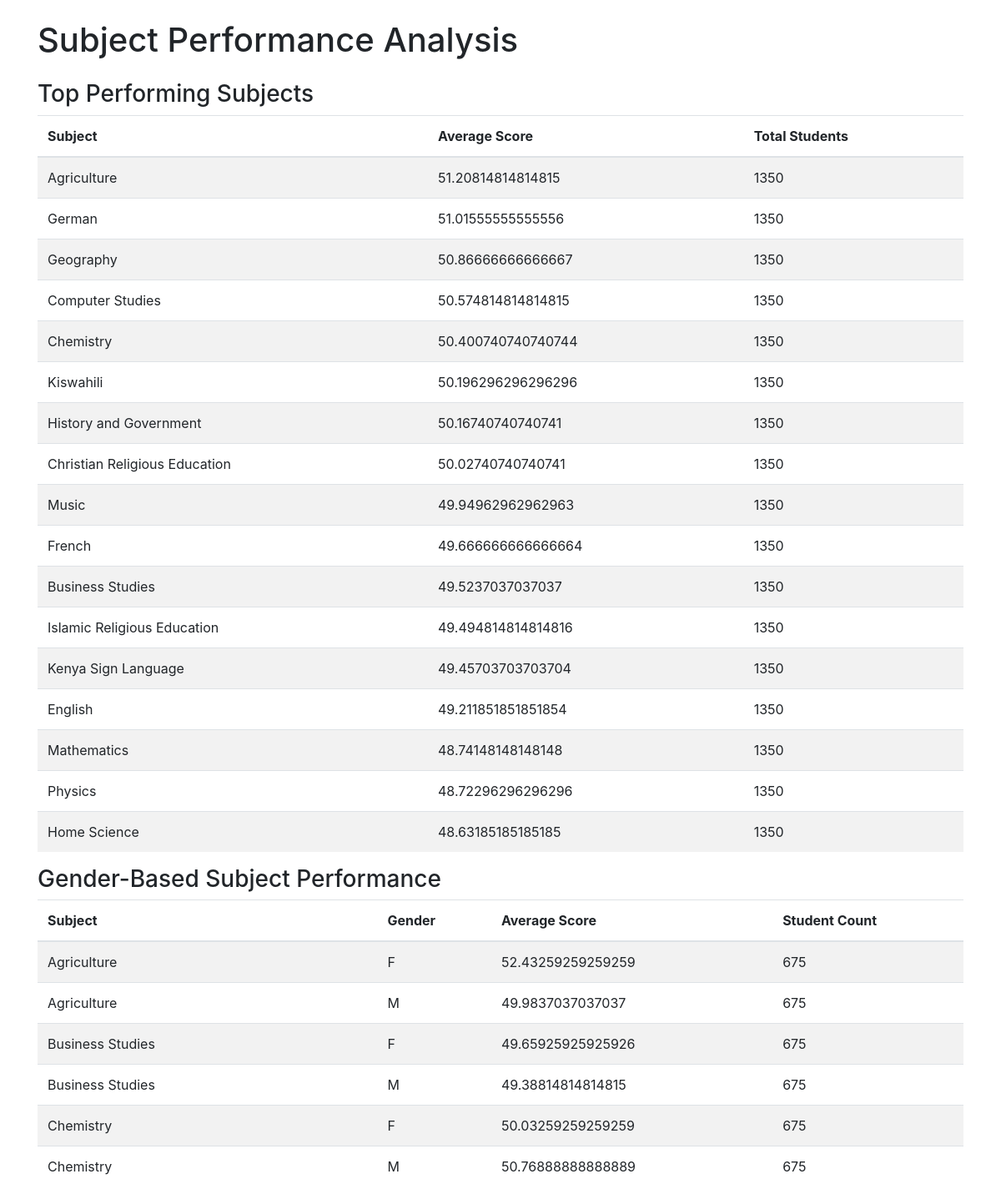
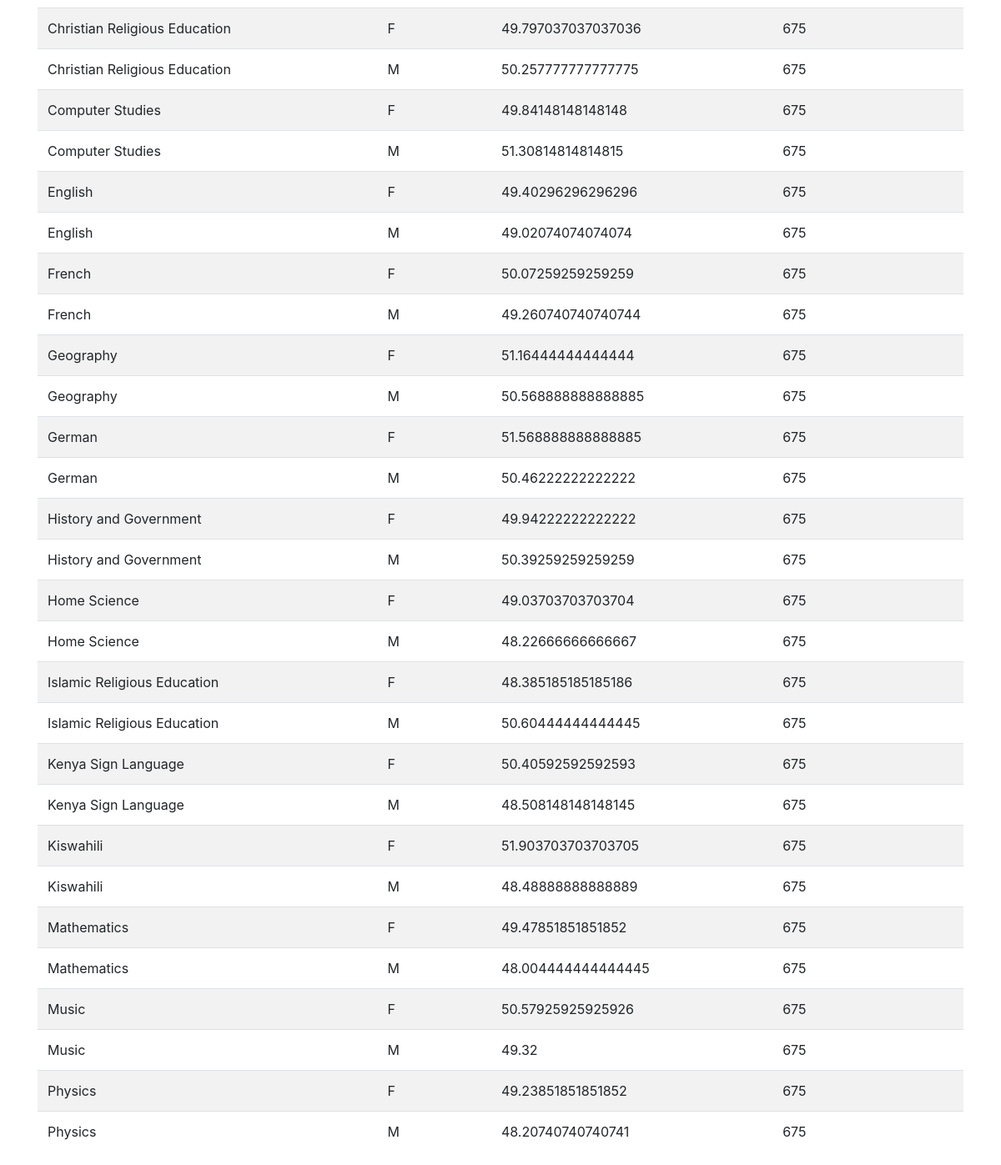
Page /performance/subjects/ (signed in) on the committed database (2 pictures, top to bottom).
### portal/models.py (models this page shows, shortened)
class Subject(models.Model):
    SUBJECT_CATEGORIES = [
        ('COMPULSORY', 'Compulsory'),
        ('OPTIONAL', 'Optional')
    ]
    name = models.CharField(max_length=100)
    code = models.CharField(max_length=10, unique=True)
    category = models.CharField(max_length=20, choices=SUBJECT_CATEGORIES)

### portal/views.py (the view)
# urls.py: path('performance/subjects/', views.subject_performance, name='subject_performance'),
@login_required
def subject_performance(request):
    subjects = Subject.objects.annotate(
        avg_score=Avg('studentmarks__score'),
        total_students=Count('studentmarks__student', distinct=True)
    ).order_by('-avg_score')
    gender_performance = StudentMarks.objects.values(
        'subject__name', 'student__gender'
    ).annotate(
        avg_score=Avg('score'),
        student_count=Count('student', distinct=True)
    )
    context = {
        'subjects': subjects,
        'gender_performance': gender_performance
    }
    return render(request, 'kcse_portal/subject_performance.html', context)

### templates/kcse_portal/subject_performance.html (shortened to what this page needs)
<!DOCTYPE html>
<html lang="en">
<head>
    <link rel="stylesheet" href="https://cdnjs.cloudflare.com/ajax/libs/bootstrap/4.5.2/css/bootstrap.min.css">
</head>
<body>
    <div class="container">
        <h1 class="my-4">Subject Performance Analysis</h1>
        <h3>Top Performing Subjects</h3>
        <table class="table table-striped">
            <thead>
                <tr>
                    <th>Subject</th>
                    <th>Average Score</th>
                    <th>Total Students</th>
                </tr>
            </thead>
            <tbody>
                {% for subject in subjects %}
                    <tr>
                        <td>{{ subject.name }}</td>
                        <td>{{ subject.avg_score }}</td>
                        <td>{{ subject.total_students }}</td>
                    </tr>
                {% endfor %}
            </tbody>
        </table>
        <h3>Gender-Based Subject Performance</h3>
        <table class="table table-striped">
            <thead>
                <tr>
                    <th>Subject</th>
                    <th>Gender</th>
                    <th>Average Score</th>
                    <th>Student Count</th>
                </tr>
            </thead>
            <tbody>
                {% for performance in gender_performance %}
                    <tr>
                        <td>{{ performance.subject__name }}</td>
                        <td>{{ performance.student__gender }}</td>
                        <td>{{ performance.avg_score }}</td>
                        <td>{{ performance.student_count }}</td>
                    </tr>
                {% endfor %}
            </tbody>
        </table>
    </div>
</body>
</html>

### rows in the picture
Subject: name "Agriculture", avg_score "51.20814814814815", total_students "1350"
Subject: name "German", avg_score "51.01555555555556", total_students "1350"
Subject: name "Geography", avg_score "50.86666666666667", total_students "1350"
Subject: name "Computer Studies", avg_score "50.574814814814815", total_students "1350"
Subject: name "Chemistry", avg_score "50.400740740740744", total_students "1350"
Subject: name "Kiswahili", avg_score "50.196296296296296", total_students "1350"
Subject: name "History and Government", avg_score "50.16740740740741", total_students "1350"
Subject: name "Christian Religious Education", avg_score "50.02740740740741", total_students "1350"
Subject: name "Music", avg_score "49.94962962962963", total_students "1350"
Subject: name "French", avg_score "49.666666666666664", total_students "1350"
Subject: name "Business Studies", avg_score "49.5237037037037", total_students "1350"
Subject: name "Islamic Religious Education", avg_score "49.494814814814816", total_students "1350"
Subject: name "Kenya Sign Language", avg_score "49.45703703703704", total_students "1350"
Subject: name "English", avg_score "49.211851851851854", total_students "1350"
Subject: name "Mathematics", avg_score "48.74148148148148", total_students "1350"
Subject: name "Physics", avg_score "48.72296296296296", total_students "1350"
Subject: name "Home Science", avg_score "48.63185185185185", total_students "1350"

### other values in the picture
{{ performance.subject__name }} "Agriculture" "Agriculture" "Business Studies" "Business Studies" "Chemistry" "Chemistry" "Christian Religious Education" "Christian Religious Education" "Computer Studies" "Computer Studies" "English" "English" "French" "French" "Geography" "Geography" "German" "German" "History and Government" "History and Government" "Home Science" "Home Science" "Islamic Religious Education" "Islamic Religious Education" "Kenya Sign Language" "Kenya Sign Language" "Kiswahili" "Kiswahili" "Mathematics" "Mathematics" "Music" "Music" "Physics" "Physics"
{{ performance.student__gender }} "F" "M" "F" "M" "F" "M" "F" "M" "F" "M" "F" "M" "F" "M" "F" "M" "F" "M" "F" "M" "F" "M" "F" "M" "F" "M" "F" "M" "F" "M" "F" "M" "F" "M"
{{ performance.avg_score }} "52.43259259259259" "49.9837037037037" "49.65925925925926" "49.38814814814815" "50.03259259259259" "50.76888888888889" "49.797037037037036" "50.257777777777775" "49.84148148148148" "51.30814814814815" "49.40296296296296" "49.02074074074074" "50.07259259259259" "49.260740740740744" "51.16444444444444" "50.568888888888885" "51.568888888888885" "50.46222222222222" "49.94222222222222" "50.39259259259259" "49.03703703703704" "48.22666666666667" "48.385185185185186" "50.60444444444445" "50.40592592592593" "48.508148148148145" "51.903703703703705" "48.48888888888889" "49.47851851851852" "48.004444444444445" "50.57925925925926" "49.32" "49.23851851851852" "48.20740740740741"
{{ performance.student_count }} "675" "675" "675" "675" "675" "675" "675" "675" "675" "675" "675" "675" "675" "675" "675" "675" "675" "675" "675" "675" "675" "675" "675" "675" "675" "675" "675" "675" "675" "675" "675" "675" "675" "675"
